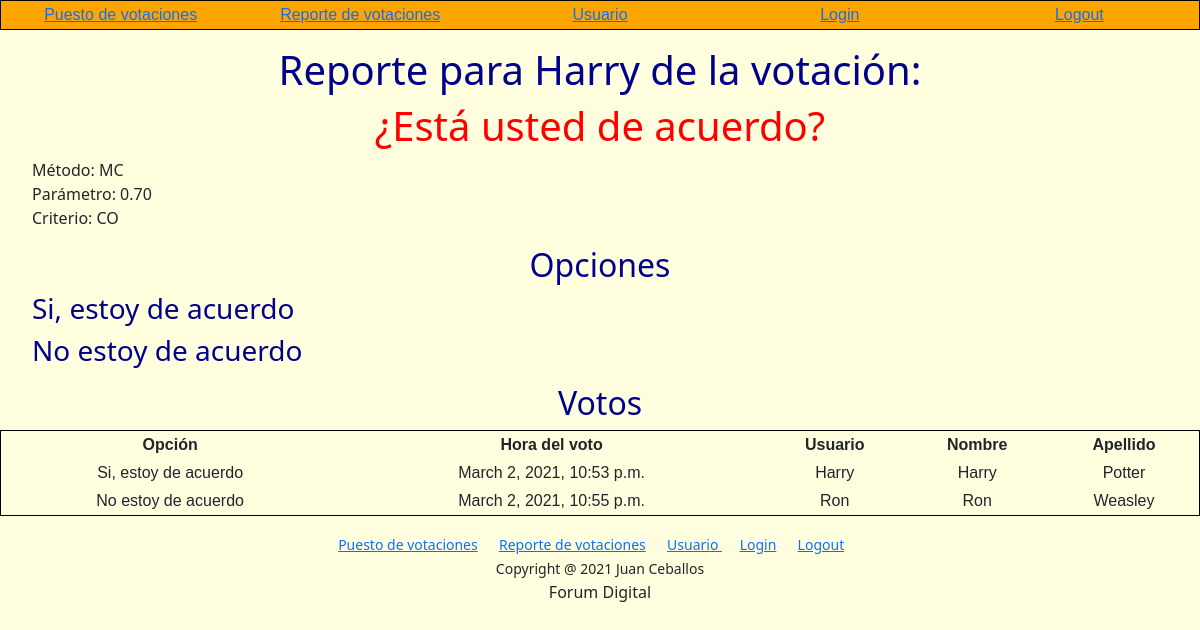
The page /poll/1 (signed in) on the database as committed earlier.
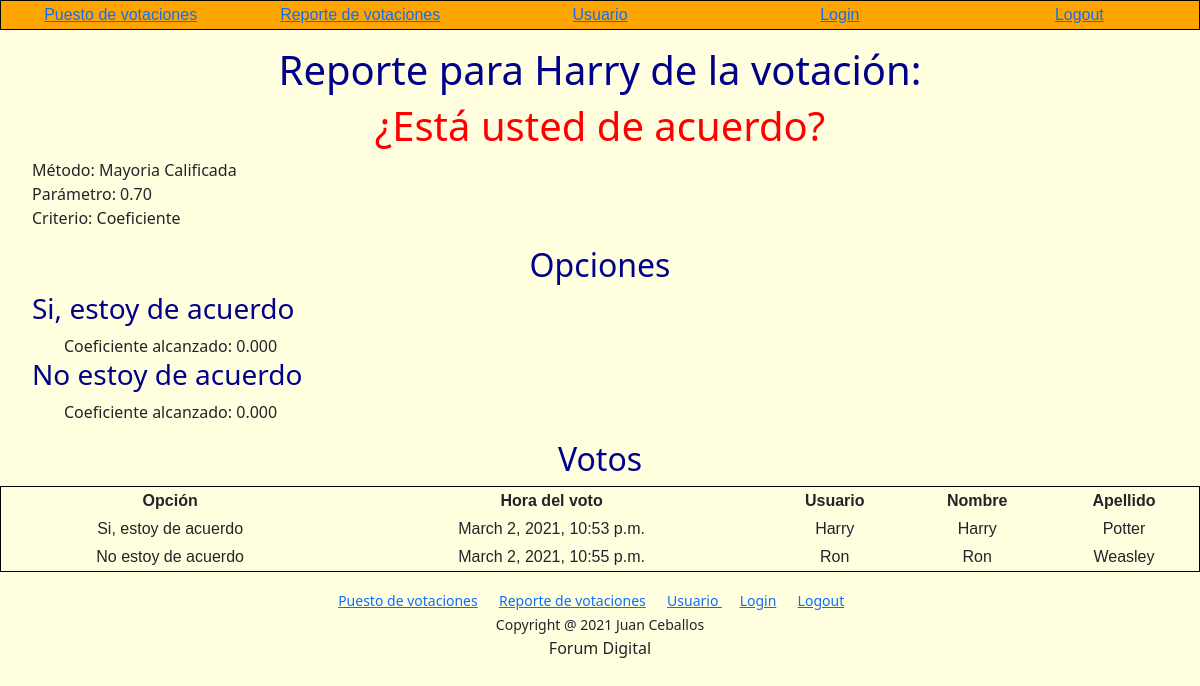
The same page on the database as committed later.
### poll/models.py (models this page shows, shortened)
class Poll(models.Model):
    class Method(models.TextChoices):
        MAYORIA_CALIFICADA = 'Mayoria Calificada'
        MAYORIA_SIMPLE = 'Mayoría Simple'
        VERIFICA_QUORUM = 'Verificación del Quorum'
    class Criteria(models.TextChoices):
        INDIVIDUAL = 'Individual'
        COEFICIENT = 'Coeficiente'
        SHARES = 'Acciones'
    question = models.CharField(max_length=127)
    method = models.CharField(max_length=23, choices=Method.choices, default=Method.MAYORIA_CALIFICADA)
    parameter = models.DecimalField(max_digits=5, decimal_places=2,default=0.7)
    criteria = models.CharField(max_length=11, choices=Criteria.choices, default=Criteria.COEFICIENT)
    max_voters = models.IntegerField(default=0)
    max_shares = models.IntegerField(default=0)
    start_time = models.DateTimeField()
    end_time = models.DateTimeField()

class Option(models.Model):
    poll = models.ForeignKey(Poll, on_delete=models.CASCADE, related_name="poll")
    answer = models.CharField(max_length=127)
    coeficient = models.DecimalField(max_digits=3, decimal_places=3, default=0.0)
    votes = models.IntegerField(default=0)
    shares = models.IntegerField(default=0)

class Vote(models.Model):
    poll = models.ForeignKey(Poll, on_delete=models.CASCADE, related_name="questions")
    option = models.ForeignKey(Option, on_delete=models.CASCADE, related_name="choices")
    voter = models.ForeignKey(User, on_delete=models.CASCADE, related_name="votes")
    vote_time = models.DateTimeField()

### poll/views.py (the view)
# urls.py: path("<int:poll_id>", views.poll_view, name="poll")
def poll_view(request, poll_id):
    if request.user.is_authenticated:
        return render(request, "poll/poll.html", {
            "poll": Poll.objects.get(pk=poll_id),
            "options": Option.objects.filter(poll=poll_id),
            "votes": Vote.objects.filter(poll=poll_id).order_by('option')
        })
    else:
        return HttpResponseRedirect(reverse("login"))

### poll/templates/poll/poll.html (shortened to what this page needs)
{% extends "poll/layout.html" %}
{% block body %}
    <h1>
        Reporte para {{ request.user.username }} de la votación:
    </h1>
    <h1 class="baz">
        {{ poll.question }}
    </h1>
    <ul>
        Método: {{ poll.method }}<br>
        Parámetro: {{ poll.parameter }}<br>
        Criterio: {{ poll.criteria }}<br>
    </ul>
    <h2>Opciones</h2>
    <ul>
        {% for option in options %}
            <h3>
                {{ option.answer }}
            </h3>
            <ul>
                {% if poll.criteria == "Coeficiente" %}
                    Coeficiente alcanzado: {{ option.coeficient }}<br>
                {% endif %}
            </ul>
            {% empty %}
                <p>No hay opciones</p>
        {% endfor %}
    </ul>
    <h2>Votos</h2>
    <table>
        <thead>
            <th>Opción</th>
            <th>Hora del voto</th>
            <th>Usuario</th>
            <th>Nombre</th>
            <th>Apellido</th>
        </thead>
        <tbody>
            {% for vote in votes %}
                <tr>
                    <td>{{ vote.option.answer }}</td>
                    <td>{{ vote.vote_time }}</td>
                    <td>{{ vote.voter }}</td>
                    <td>{{ vote.voter.first_name }} </td>
                    <td>{{ vote.voter.last_name }}</td>
                </tr>
                {% empty %}
                <li>No hay votos</li>
            {% endfor %}
        </tbody>
    </table>
{% endblock %}

### poll/templates/poll/layout.html (shortened to what this page needs)
<!DOCTYPE html>
<html lang="es">
    <head>
        {% load static %}
        <link rel="stylesheet" type="text/css" href="{% static 'poll/styles.css' %}">
        <link href="https://cdn.jsdelivr.net/npm/bootstrap@5.0.0-beta2/dist/css/bootstrap.min.css" rel="stylesheet">
    </head>
    <body>
        <table class="header">
            <tr>
                <td width="20%" >
                    <a href="{% url 'votar' %}">Puesto de votaciones</a>
                </td>
                <td width="20%" >
                    <a href="{% url 'index' %}">Reporte de votaciones</a>
                </td>
                <td  width="20%">
                    <a href="{% url 'users' %}"> Usuario </a>
                </td>
                <td  width="20%">
                    <a href="{% url 'login' %}"> Login </a>
                </td>
                <td  width="20%">
                        <a href="{% url 'logout' %}"> Logout</a>
                </td>
            </tr>
        </table>
        {% block body %}
        {% endblock %}
		<div class="footer">
			<small>
                <a href="{% url 'votar' %}">Puesto de votaciones</a> &emsp;
				<a href="{% url 'index' %}">Reporte de votaciones</a> &emsp;
                <a href="{% url 'users' %}"> Usuario </a> &emsp;
                <a href="{% url 'login' %}"> Login</a> &emsp;
				<a href="{% url 'logout' %}"> Logout</a> &emsp;
            </small>
		</div>
		<div class="footer">
			<small>
                    Copyright @ 2021 Juan Ceballos
            </small>
		</div>
        <div class="footer">
			Forum Digital
		</div>
    </body>
</html>

### poll/static/poll/styles.css (style rules this page uses)
h1, h2 { color: darkblue; text-align: center; }
h3 { color: darkblue; }
table { border: 1px solid black; border-collapse: collapse; text-align: center; font-family : Arial, sans-serif; width: 100%; }
td, th { border: 1px solid darkblue; font-family : Arial, sans-serif; padding: 2px; }
.header { background-color: orange; width: 100%; }
.footer { text-align: center; }
.baz { color: red; text-align: center; }
@media (min-width: 600px) { body { background-color: lightyellow; } }

### poll/templates/poll/layout.html (style rules this page uses)
body { background: lightyellow !important; }

Rows that differ between the two databases and show on the page:
changed Poll "¿Está usted de acuerdo?": method "MC" → "Mayoria Calificada"; criteria "CO" → "Coeficiente"
shown differently, row unchanged: Option "Si, estoy de acuerdo": coeficient (not shown) → "0.000"
shown differently, row unchanged: Option "No estoy de acuerdo": coeficient (not shown) → "0.000"
